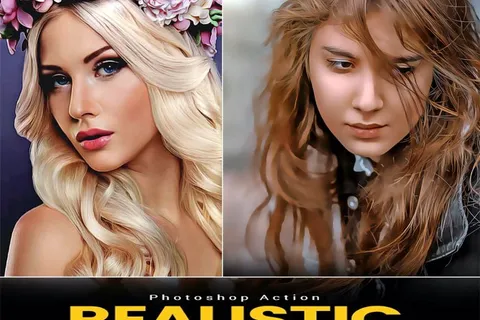
#> input picture images/vocabulary/actions/paint.webp, 480 x 320 px
$ python -i scrape_all_categories.py   (imports and definitions only)
#> lines starting #> are read from the running program, lines starting #| are printed output that depends on the picture
import os
import json
import re
import time
import urllib.request
import urllib.parse
from PIL import Image
import io
import zipfile
import xml.etree.ElementTree as ET
import unicodedata
import ssl
import sys

ssl._create_default_https_context = ssl._create_unverified_context

# Translate Vietnamese categories to English slugs to avoid font/encoding errors in paths
CATEGORY_MAP = {
    "Bóng đá": "football",
    "Bưu điện": "post-office",
    "Bệnh viện": "hospital",
    "Bộ phận cơ thể": "body-parts",
    "Chế độ ăn uống": "diet",
    "Chỉ đường": "directions",
    "Chủ đề biển": "sea",
    "Các loài hoa": "flowers",
    "Côn trùng": "insects",
    "Công việc nhà": "housework",
    "Cảm xúc, cảm giác": "emotions",
    "Cửa hàng": "shops",
    "Du lịch": "travel",
    "Gia đình": "family",
    "Giao thông": "transportation",
    "Giáng sinh": "christmas",
    "Giáo dục": "education",
    "Giải trí": "entertainment",
    "Hoạt động thường ngày": "daily-activities",
    "Hành động": "actions",
    "Hải sản": "seafood",
    "Học tập": "studying",
    "Mua sắm": "shopping",
    "Màu sắc": "colors",
    "Máy tính": "computers",
    "Môi trường": "environment",
    "Nghề nghiệp": "jobs",
    "Ngân hàng": "banking",
    "Nhà bếp": "kitchen",
    "Nhà hàng, khách sạn": "restaurants-hotels",
    "Năng lượng": "energy",
    "Phim ảnh": "movies",
    "Phòng khách": "living-room",
    "Phòng khách sạn": "hotel-rooms",
    "Phòng ngủ": "bedroom",
    "Quê hương": "hometown",
    "Quần áo": "clothing",
    "Quốc gia": "countries",
    "Rau, củ, quả": "vegetables",
    "Sân bay": "airport",
    "Số": "numbers",
    "Sức khỏe": "health",
    "Thảm họa thiên nhiên": "natural-disasters",
    "Thể thao": "sports",
    "Thời gian": "time",
    "Thời tiết": "weather",
    "Thực vật": "plants",
    "Trái cây": "fruits",
    "Trường học": "schools",
    "Tình bạn": "friendship",
    "Tình yêu": "love",
    "Tính cách": "personality",
    "Tết trung thu": "mid-autumn-festival",
    "Âm nhạc": "music",
    "Đám cưới": "wedding",
    "Đồ dùng học tập": "school-supplies",
    "Đồ trang sức": "jewelry",
    "Đồ uống": "drinks",
    "Đồ ăn": "food",
    "Động vật": "animals"
}

# [120 lines left out: functions slugify, parse_xlsx, search_bing_images, not called in this run]

# Download, center crop to 480x320 and save image as WebP using curl
def download_and_save_webp(img_url, dest_path):
    try:
        import subprocess
        cmd = [
            'curl',
            '-s',
            '-L',  # follow redirects
            '--max-time', '8',
            '-A', 'Mozilla/5.0 (Macintosh; Intel Mac OS X 10_15_7) AppleWebKit/537.36 (KHTML, like Gecko) Chrome/120.0.0.0 Safari/537.36',
            img_url
        ]
        result = subprocess.run(cmd, stdout=subprocess.PIPE, stderr=subprocess.PIPE)
        if result.returncode != 0 or not result.stdout:
            return False

        img_data = result.stdout
        img = Image.open(io.BytesIO(img_data))

        # Convert transparent/palette images to RGB
        if img.mode != 'RGB':
            img = img.convert('RGB')

        # aspect ratio cropping to exactly 480x320 (3:2 aspect ratio)
        target_w, target_h = 480, 320
        target_ratio = target_w / target_h

        orig_w, orig_h = img.size
        orig_ratio = orig_w / orig_h

        if orig_ratio > target_ratio:
            # Source image is wider, crop the sides
            new_w = int(target_ratio * orig_h)
            offset = (orig_w - new_w) // 2
            img = img.crop((offset, 0, orig_w - offset, orig_h))
        else:
            # Source image is taller, crop top/bottom
            new_h = int(orig_w / target_ratio)
            offset = (orig_h - new_h) // 2
            img = img.crop((0, offset, orig_w, orig_h - offset))

        # Resize to standardized dimensions
        img = img.resize((target_w, target_h), Image.Resampling.LANCZOS)

        os.makedirs(os.path.dirname(dest_path), exist_ok=True)
        img.save(dest_path, "WEBP", quality=80)
        return True
    except Exception:
        pass
    return False

# [166 lines left out: function main, not called in this run]

# [2 lines not run here, left out]

>>> import cv2
>>> picture = cv2.imread('../../../images/vocabulary/actions/paint.webp', cv2.IMREAD_GRAYSCALE)
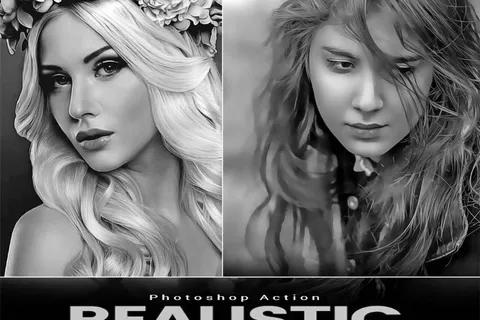
#> picture: shape (320, 480); min 0, max 255, mean 107.7
>>> result = download_and_save_webp(picture, 'out.png')
#> in download_and_save_webp, `cmd = [ 'curl', '-s', '-L',  # follow redirects '--max-time', '8', '-A..`: cmd = 8 items, first 6: 'curl', '-s', '-L', '--max-time', '8', '-A'
#> result = False

$ run again, on images/vocabulary/airport/cockpit.webp
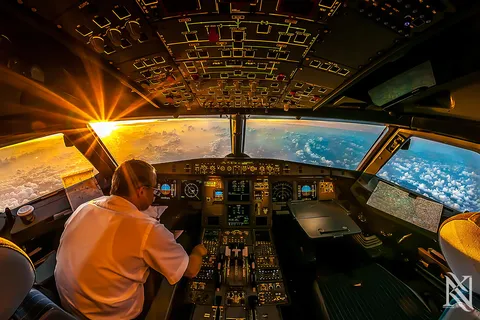
#> input picture images/vocabulary/airport/cockpit.webp, 480 x 320 px
#> `picture = cv2.imread('../../../images/vocabulary/actions/paint.webp', ..`:
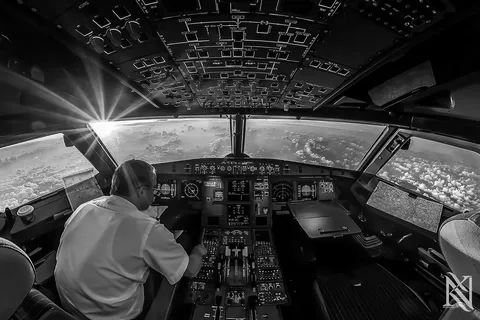
#> picture: shape (320, 480); min 0, max 255, mean 56.1
#> cmd = 8 items, first 6: 'curl', '-s', '-L', '--max-time', '8', '-A'
#> result = False

$ run again, on images/vocabulary/animals/deer.webp
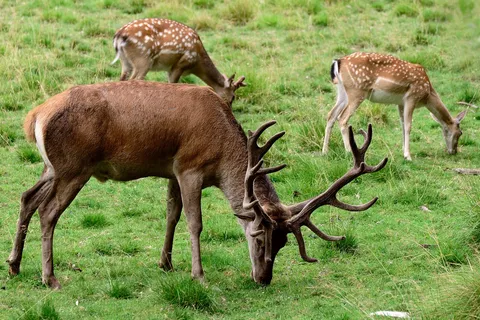
#> input picture images/vocabulary/animals/deer.webp, 480 x 320 px
#> `picture = cv2.imread('../../../images/vocabulary/actions/paint.webp', ..`:
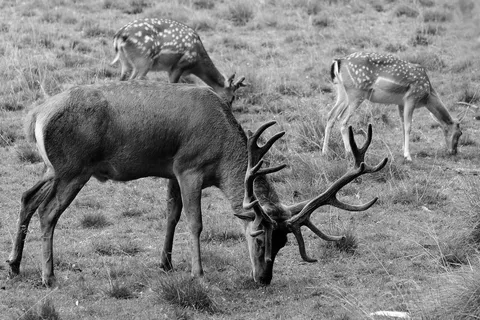
#> picture: shape (320, 480); min 0, max 255, mean 129.7
#> cmd = 8 items, first 6: 'curl', '-s', '-L', '--max-time', '8', '-A'
#> result = False

$ run again, on images/vocabulary/animals/goat.webp
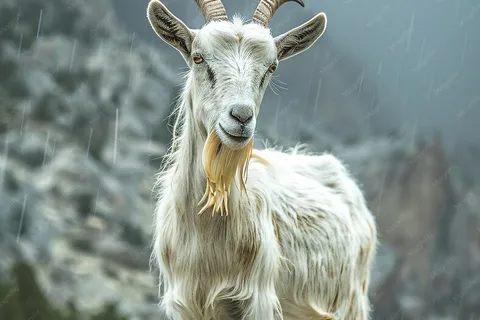
#> input picture images/vocabulary/animals/goat.webp, 480 x 320 px
#> `picture = cv2.imread('../../../images/vocabulary/actions/paint.webp', ..`:
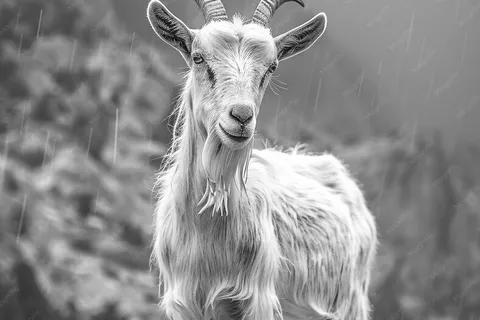
#> picture: shape (320, 480); min 4, max 255, mean 141.5
#> cmd = 8 items, first 6: 'curl', '-s', '-L', '--max-time', '8', '-A'
#> result = False
